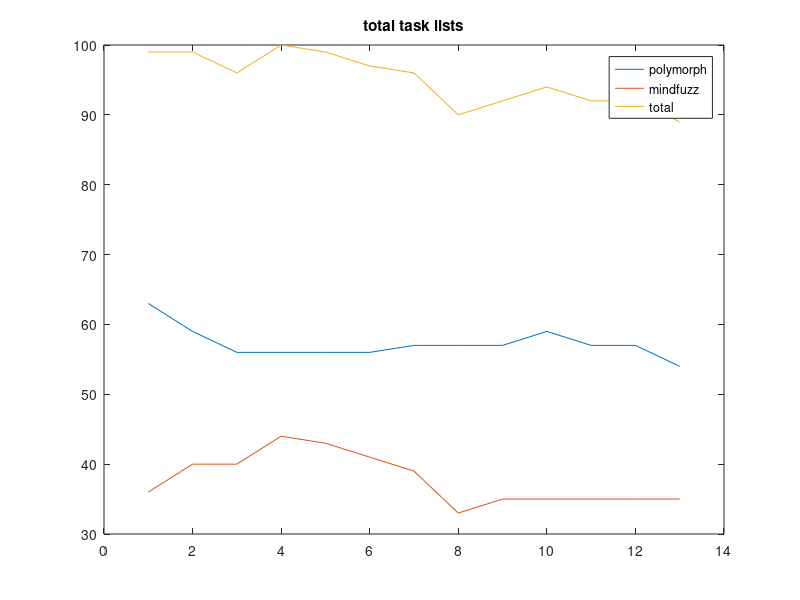
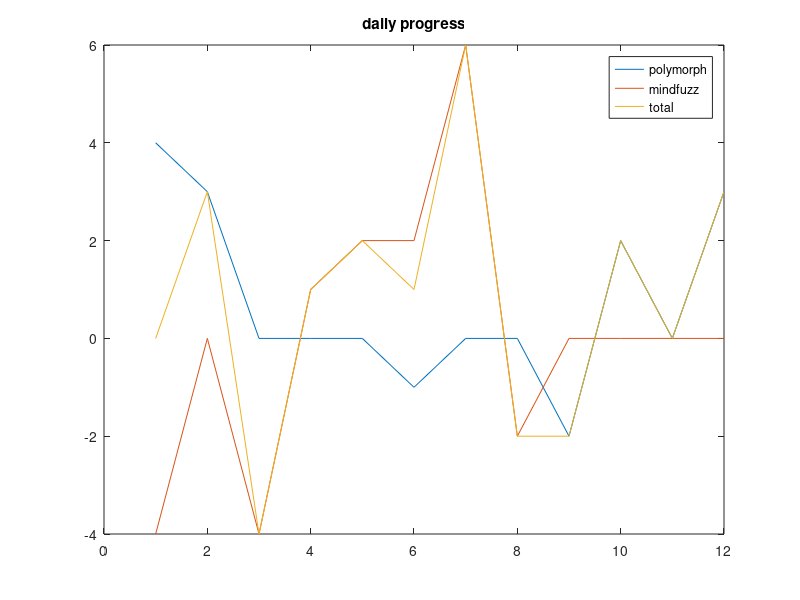

Source code (MATLAB) for these figures, in order:
close all
clear all

polymorph_pixel_tasks = [63,59,56,56,56,56,57,57,57,59,57,57,54]';
mindfuzz_design_tasks = [36,40,40,44,43,41,39,33,35,35,35,35,35]';
total_design_tasks = polymorph_pixel_tasks + mindfuzz_design_tasks;

l = length(polymorph_pixel_tasks);

polymorph_deltas = polymorph_pixel_tasks(2:l) -...
    polymorph_pixel_tasks(1:l-1);
mindfuzz_deltas = mindfuzz_design_tasks(2:l) -...
    mindfuzz_design_tasks(1:l-1);
total_deltas = polymorph_deltas + mindfuzz_deltas;

figure
plot(polymorph_pixel_tasks);
hold on
plot(mindfuzz_design_tasks);
plot(total_design_tasks);
title('total task lists');
legend('polymorph','mindfuzz','total');

figure
plot(-1*polymorph_deltas);
hold on
plot(-1*mindfuzz_deltas);
plot(-1*total_deltas);
title('daily progress');
legend('polymorph', 'mindfuzz', 'total');